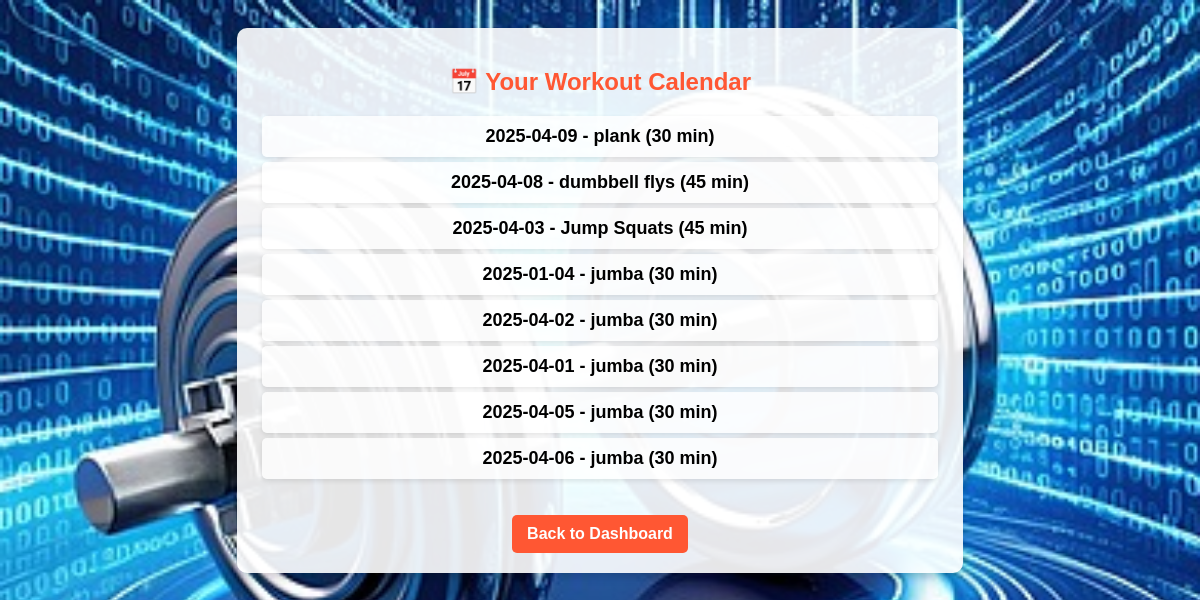
Page /calendar (signed in) on the committed database.
### app.py (models this page shows)
class Workout(db.Model):
    id = db.Column(db.Integer, primary_key=True)
    user_id = db.Column(db.Integer, db.ForeignKey('user.id'), nullable=False)
    date = db.Column(db.Date, nullable=False)
    exercise = db.Column(db.String(100), nullable=False)
    duration = db.Column(db.Integer, nullable=False)  # Duration in minutes

### app.py (the view)
@app.route('/calendar')
def workout_calendar():
    if 'user_id' not in session:
        return redirect(url_for('home'))
    workouts = Workout.query.filter_by(user_id=session['user_id']).all()
    return render_template('calendar.html', workouts=workouts)

### templates/calendar.html (shortened to what this page needs)
<!DOCTYPE html>
<html lang="en">
<head>
</head>
<body>
    <div class="container">
        <h2>📅 Your Workout Calendar</h2>
        <ul>
            {% for workout in workouts %}
                <li>{{ workout.date }} - {{ workout.exercise }} ({{ workout.duration }} min)</li>
            {% endfor %}
        </ul>
        <a href="{{ url_for('dashboard') }}">Back to Dashboard</a>
    </div>
</body>
</html>

### rows in the picture
Workout: date "2025-04-09", exercise "plank", duration "30"
Workout: date "2025-04-08", exercise "dumbbell flys", duration "45"
Workout: date "2025-04-03", exercise "Jump Squats", duration "45"
Workout: date "2025-01-04", exercise "jumba", duration "30"
Workout: date "2025-04-02", exercise "jumba", duration "30"
Workout: date "2025-04-01", exercise "jumba", duration "30"
Workout: date "2025-04-05", exercise "jumba", duration "30"
Workout: date "2025-04-06", exercise "jumba", duration "30"
